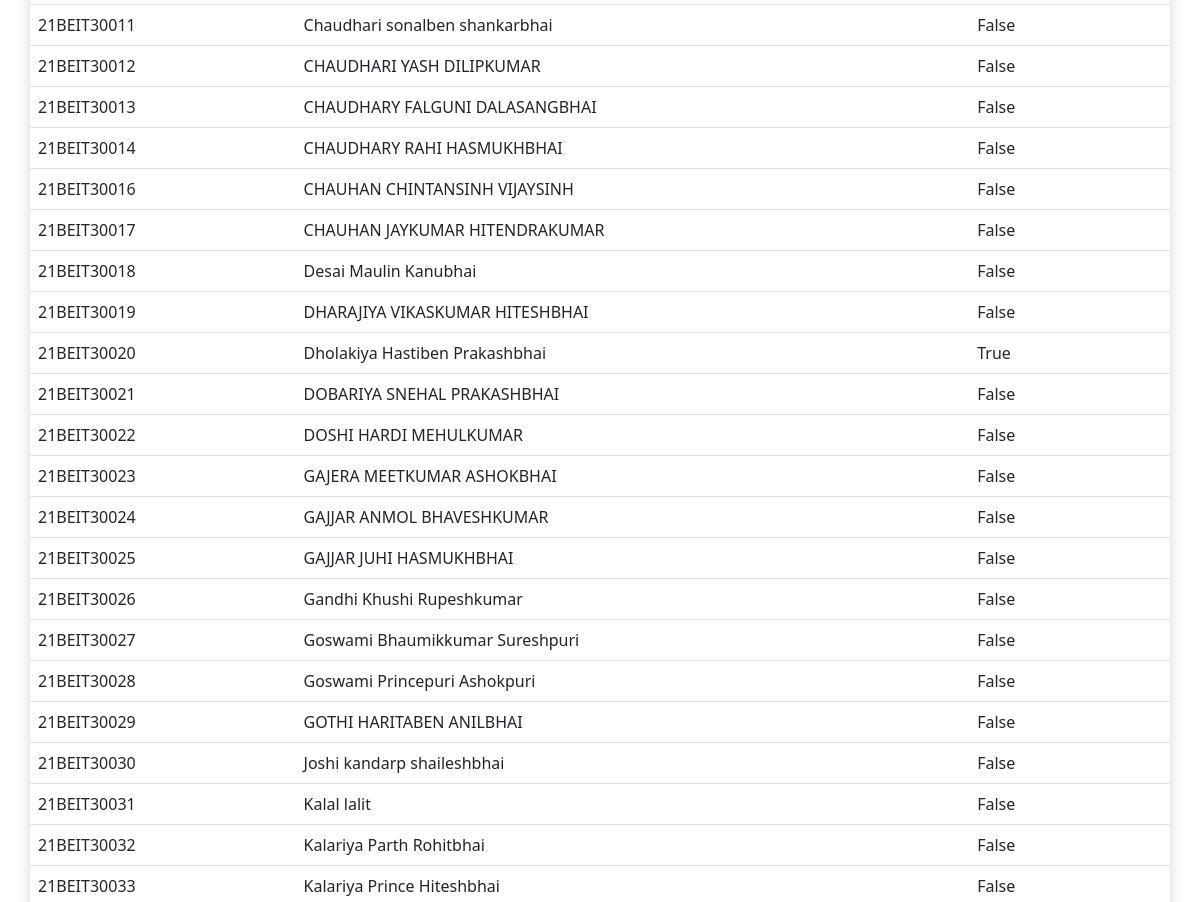
Before: /faculty/ (middle part) with the older database file.
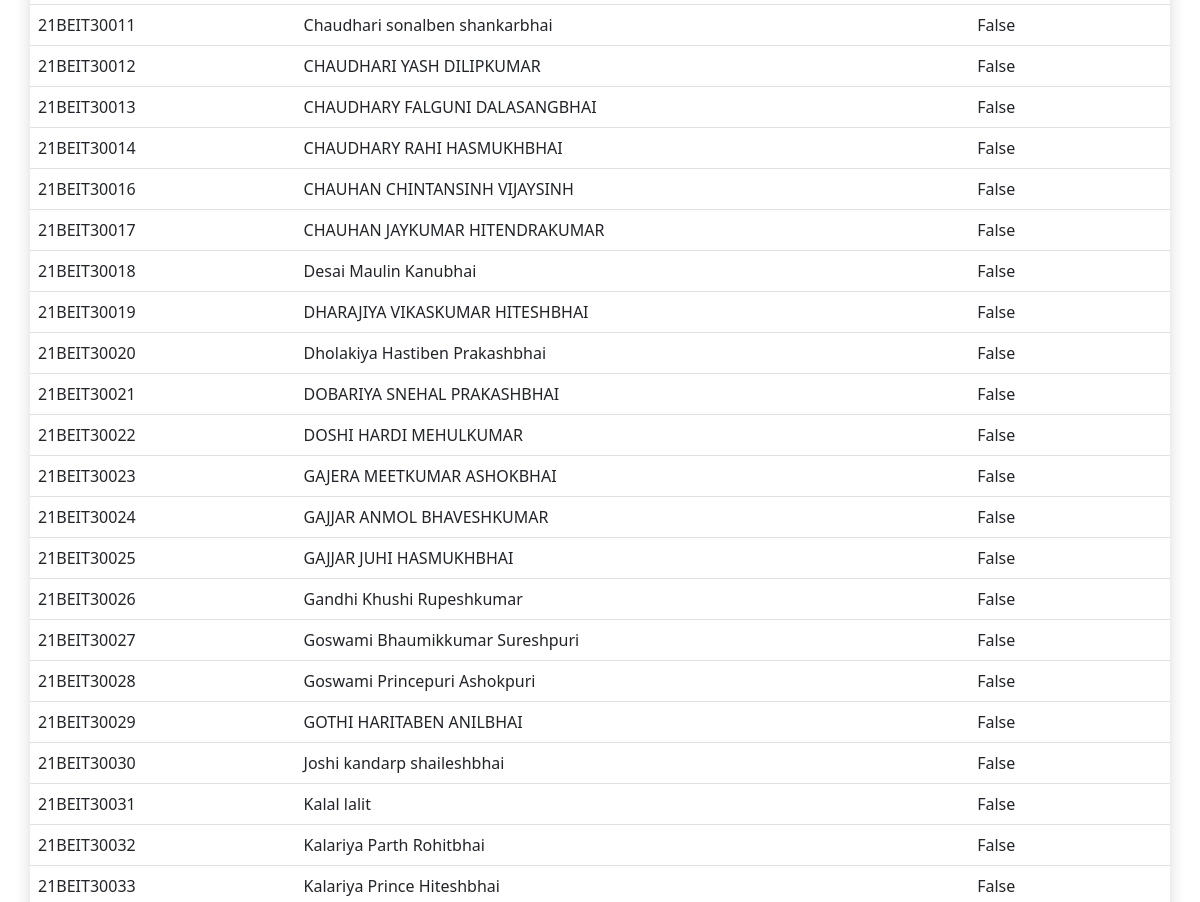
After: the same page with the newer database file.
### college_admin/models.py (models this page shows)
class register(models.Model):
    en_no = models.TextField(max_length=20,primary_key=True)
    name = models.TextField(max_length=20)
    img = models.ImageField(upload_to="img/")
    attended = models.BooleanField(default=False)

### faculty/views.py (the view, shortened to what this page needs)
# urls.py: path('',F_home,name='F_home'),
def F_home(request):
    data = register.objects.values("en_no", "name", "attended")
    context = {
        "page": "Faculty",
        "data": data,
        "current_datetime": current_datetime,
    }
    date = ""
    return render(request, "F_index.html", context)

### faculty/templates/F_index.html (shortened to what this page needs)
{% extends "./base.html" %}
{% block index %}
<table class="table container shadow rounded-3 border-5">
  <tbody>
    <tr>
      {% for row in data %}
    <tr>
      <td>{{ row.en_no }}</td>
      <td>{{ row.name }}</td>
      <td>{{ row.attended }}</td>
    </tr>
    {% endfor %}
    </tr>
  </tbody>
</table>
{% endblock %}

Changed rows visible on the page:
changed register "21BEIT30020": attended "True" → "False"
